Frame 1 (no input): blank canvas, image omitted
Frame 60 (the mouse pressed at the canvas centre just before this capture): blank canvas, image omitted
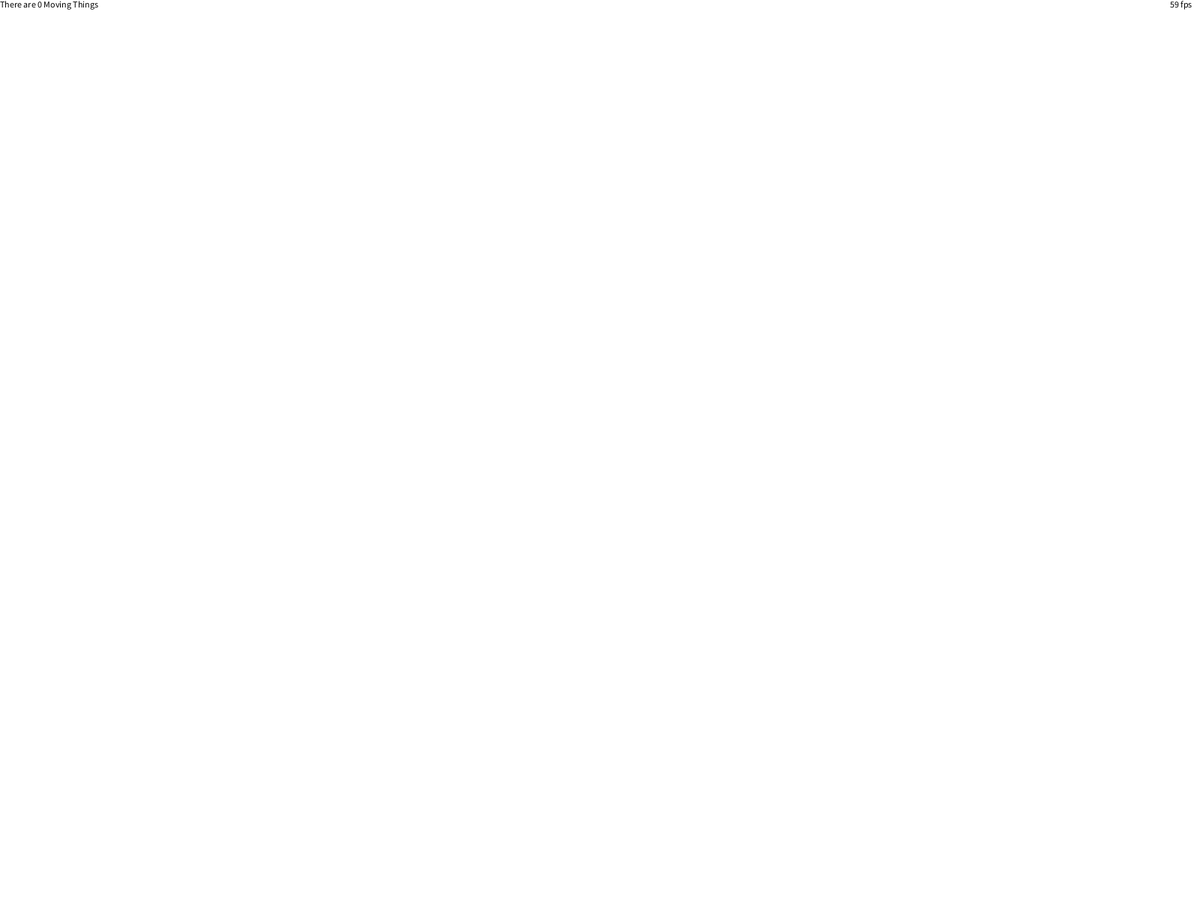
Frame 120 (the mouse held since frame 60 and released just before this capture)

The Processing sketch whose frames 1 and 60 were blank and that drew this single picture after the mouse press (run headless with seeded random() and noise(); from frame 60 on, the mouse is pressed at the canvas centre):

// Processing sketch: Weird_Circles_and_Rectangles
// ── Weird_Circles_and_Rectangles.pde
ArrayList shapes;
void setup(){
  fullScreen();
  //size(400,400);
  surface.setResizable(true);
  shapes = new ArrayList();
  background(255);
}

void draw(){
  for (int i=0; i<shapes.size(); i++) {
    Shape s = (Shape) shapes.get(i);
    s.run();
  }
  noStroke();
  fill(255);
  rect(0,0,170,15);
  fill(0);
  text("There are " + shapes.size() + " Moving Things", 0,10);
  fill(255);
  rect(width-40,0,40,15);
  fill(0);
  text(int(frameRate) + " fps", width-40,10);
  stroke(0);
}
class Shape{
  float rS = 40;
  float eS = 30;
  
  float x;
  float y;
  
  float rR;
  float rG;
  float rB;
  float eR;
  float eG;
  float eB;
  Shape() {
     x = random(width);
     y = random(height);
    
    rR = random(255);
    rG = random(255);
    rB = random(255);
    eR = random(255);
    eG = random(255);
    eB = random(255);
  }
  
  void run(){
    x += random(-10,10);
    y += random(-10,10);
    
    fill(rR,rG,rB,100);
    rect(x-rS/2,y-rS/2,rS,rS);
    fill(eR,eG,eB,100);
    ellipse(x,y,eS,eS);
  }
}
void keyPressed(){
  shapes.add(new Shape());
}

void mousePressed(){
  background(255);
}
